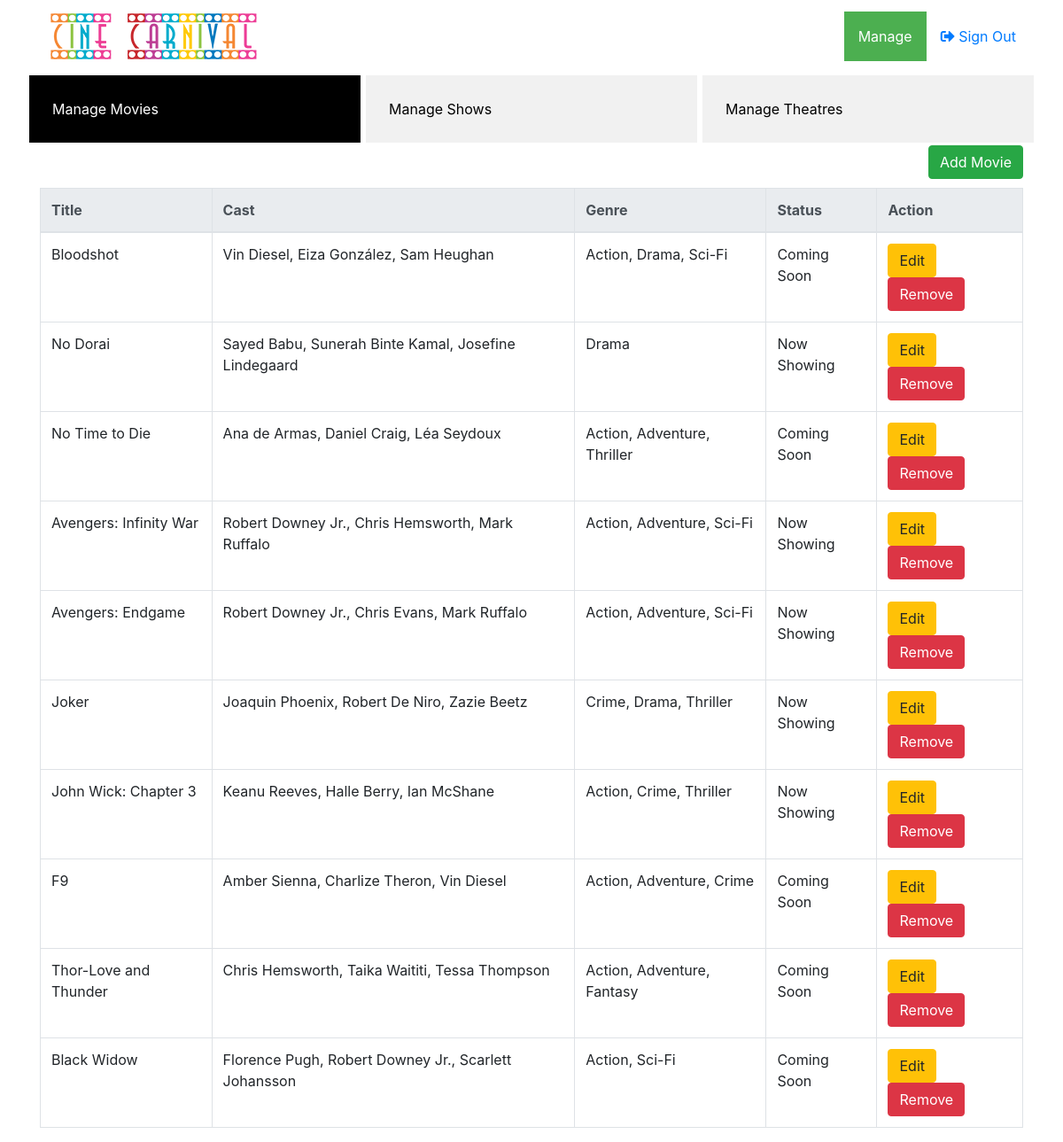
Page /PHP/Dash/movie/index.php (signed in) on the committed database.
### tables this page shows
CREATE TABLE `movie` (
  `mv_id` int(11) NOT NULL,
  `name` varchar(50) NOT NULL,
  `cast` varchar(150) NOT NULL,
  `director` varchar(30) NOT NULL,
  `release_date` date NOT NULL,
  `genre` varchar(50) NOT NULL,
  `trailer_link` varchar(300) DEFAULT 'No trailer currently',
  `cover_pic` varchar(300) NOT NULL,
  `runtime` time NOT NULL,
  `plot` varchar(1500) DEFAULT 'No plot currently...',
  `language` varchar(10) DEFAULT 'English',
  `format` varchar(2) DEFAULT '2D',
  `status` varchar(20) NOT NULL
);

### PHP/Dash/movie/index.php (the view, shortened to what this page needs)
<!DOCTYPE html>
<html lang="en">
	<head>
		<link rel="stylesheet" href="https://maxcdn.bootstrapcdn.com/bootstrap/4.4.1/css/bootstrap.min.css">
		<link rel="stylesheet" type="text/css" href="style.css">
		<link rel="stylesheet" href="https://cdnjs.cloudflare.com/ajax/libs/font-awesome/5.13.0/css/all.min.css">
	</head>
<body>
<header>
	<div class="d-flex flex-row flex-nowrap sm-flex-wrap  header-section container">
		<div class="p-2 mr-2">
			<a href="..\movie/index.php"><img src="CineCarnival.png" alt="No Image..."></a>
		</div>
		<div class="p-2 align-self-center d-sm-none d-md-block d-none d-sm-block mr-0 pr-0">
		</div>
		<div class="p-2 align-self-center  mr-auto d-sm-none d-md-block d-none d-sm-block ml-0 pl-0">
		</div>
		<div class="p-2 align-self-center header-anchor">
		<div class="dropdown">
				<button class="dropbtn">Manage</button>
				</div>
		</div>
		<div class="p-2 align-self-center">
			<a href="../../Admin/logout.php" style="text-decoration: none;"><i class="fas fa-sign-out-alt"></i>  Sign Out</a>
		</div>
	</div>
</header>
	<div class="container">
		<div class="row">
			<div class="col-lg-4 sidebar p-0">
			<a class="active" href="index.php">Manage Movies</a>
			</div>
			<div class="col-lg-4 sidebar p-0">
			<a href="..\show/index.php">Manage Shows</a>
			</div>
			<div class="col-lg-4 sidebar p-0">
			<a href="..\theatre/index.php">Manage Theatres</a>
			</div>
		</div>
	</div>
	<div class="container">
		<button type="button" class="btn btn-success" style="float: right;" data-toggle="modal" data-target="#form_modal"> Add Movie</button>
		<br /><br />
		<table class="table table-bordered">
			<thead class="thead-light">
				<tr>
					<th>Title</th>
					<th>Cast</th>
					<th>Genre</th>
					<th>Status</th>
					<th>Action</th>
				</tr>
			</thead>
			<tbody style="background-color:#fff;">
				<?php
					require 'conn.php';
					$query = mysqli_query($conn, "SELECT * FROM `movie` ORDER BY mv_id DESC") or die(mysqli_error());
					while($fetch = mysqli_fetch_array($query)){
				?>
				<tr>
					<td><?php echo $fetch['name']?></td>
					<td><?php echo $fetch['cast']?></td>
					<td><?php echo $fetch['genre']?></td>
					<td><?php echo $fetch['status']?></td>
					<td><button class="btn btn-warning" data-toggle="modal" type="button" data-target="#update_modal<?php echo $fetch['mv_id']?>">Edit</button>
					<a href="delete.php?delete=<?php echo $fetch['mv_id']; ?>" class="btn btn-danger">
                        Remove
                    </a>
					</td>
				</tr>
				<?php
					include 'update_movie.php';
					}
				?>
</body>
</html>

### PHP/Dash/movie/style.css (style rules this page uses)
.sidebar { background-color: #f1f1f1; }
.sidebar a { display: block; color: black; padding: 26px; text-decoration: none; border-style: solid; border-width: 3px; border-color: white; }
.sidebar a.active { background-color: black; color: white; }

### PHP/Dash/movie/index.php (style rules this page uses)
.dropbtn { background-color: #4CAF50; color: white; padding: 16px; font-size: 16px; border: none; cursor: pointer; }
.dropdown { position: relative; display: inline-block; }

### rows in the picture
movie: name "Bloodshot", cast "Vin Diesel, Eiza González, Sam Heughan", genre "Action, Drama, Sci-Fi", status "Coming Soon"
movie: name "No Dorai", cast "Sayed Babu, Sunerah Binte Kamal, Josefine Lindegaard", genre "Drama", status "Now Showing"
movie: name "No Time to Die", cast "Ana de Armas, Daniel Craig, Léa Seydoux", genre "Action, Adventure, Thriller", status "Coming Soon"
movie: name "Avengers: Infinity War", cast "Robert Downey Jr., Chris Hemsworth, Mark Ruffalo", genre "Action, Adventure, Sci-Fi", status "Now Showing"
movie: name "Avengers: Endgame", cast "Robert Downey Jr., Chris Evans, Mark Ruffalo", genre "Action, Adventure, Sci-Fi", status "Now Showing"
movie: name "Joker", cast "Joaquin Phoenix, Robert De Niro, Zazie Beetz", genre "Crime, Drama, Thriller", status "Now Showing"
movie: name "John Wick: Chapter 3", cast "Keanu Reeves, Halle Berry, Ian McShane", genre "Action, Crime, Thriller", status "Now Showing"
movie: name "F9", cast "Amber Sienna, Charlize Theron, Vin Diesel", genre "Action, Adventure, Crime", status "Coming Soon"
movie: name "Thor-Love and Thunder", cast "Chris Hemsworth, Taika Waititi, Tessa Thompson", genre "Action, Adventure, Fantasy", status "Coming Soon"
movie: name "Black Widow", cast "Florence Pugh, Robert Downey Jr., Scarlett Johansson", genre "Action, Sci-Fi", status "Coming Soon"
